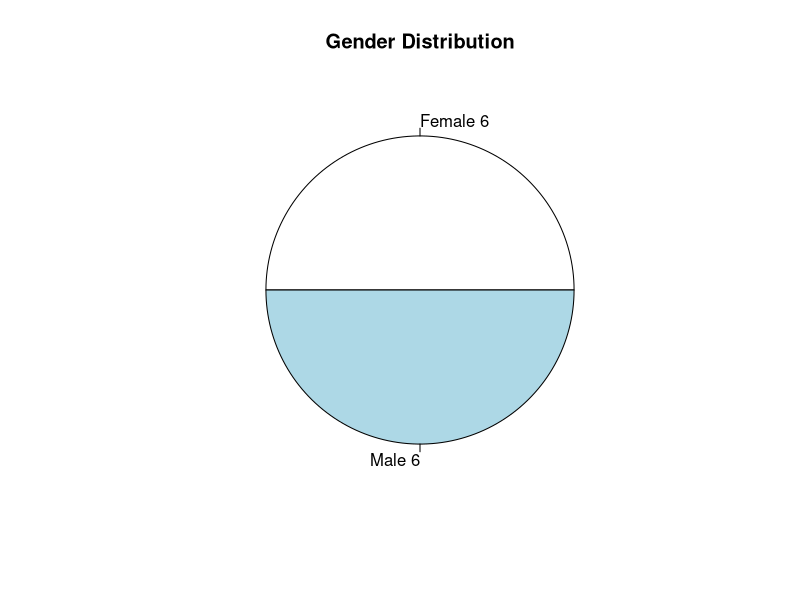
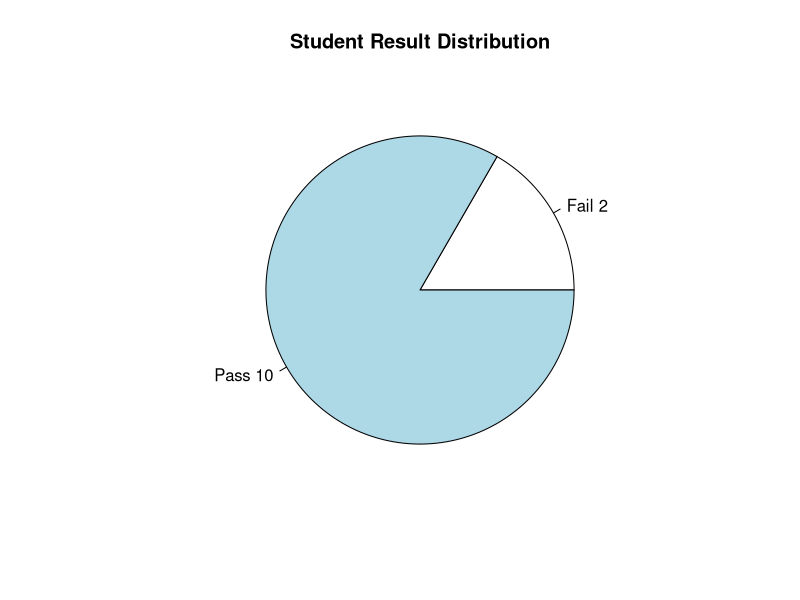
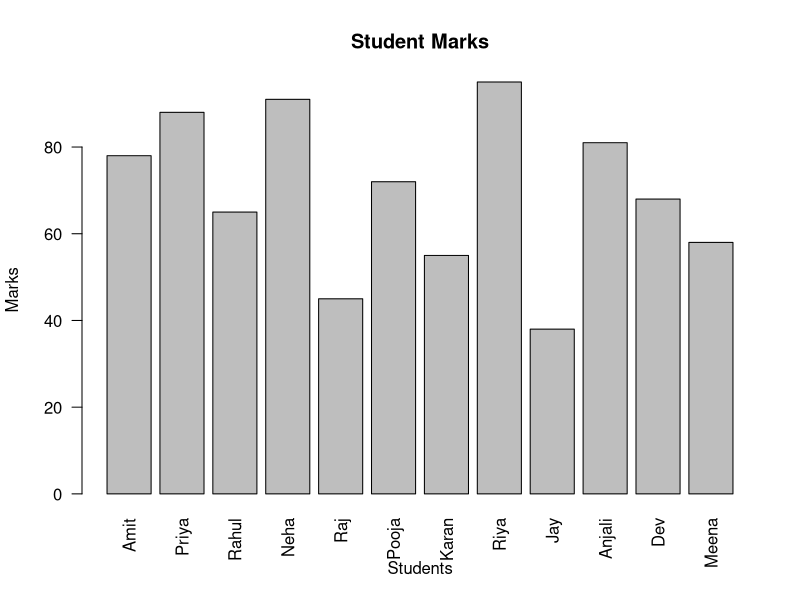
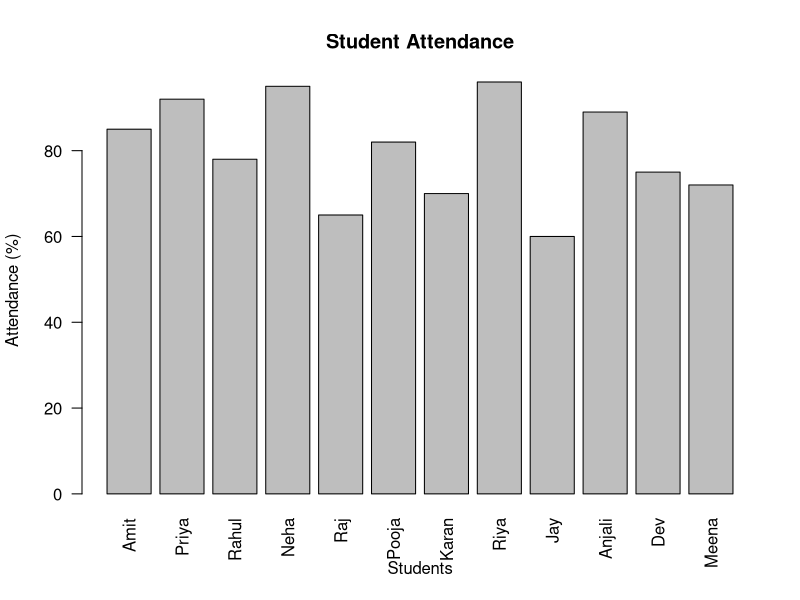
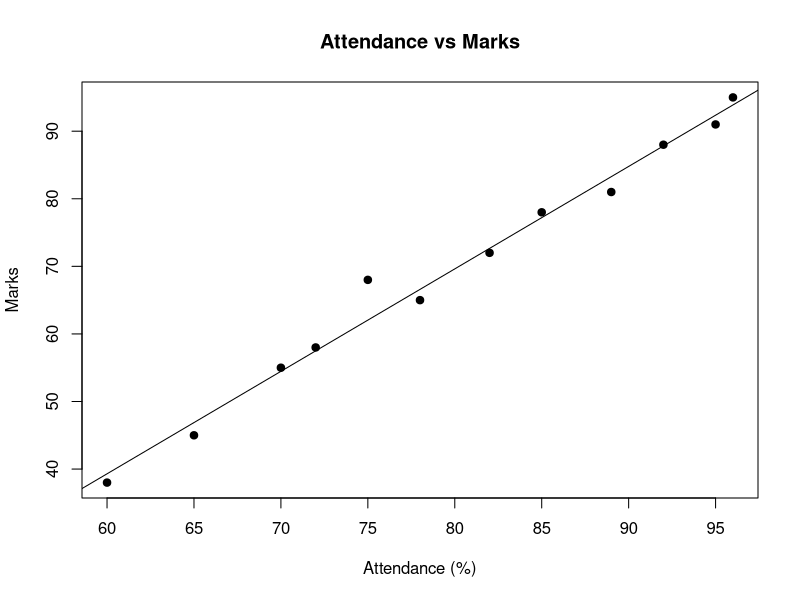

Reproduce these figures in R, in order.
## ---- chunk 1
knitr::opts_chunk$set(
  echo = TRUE,
  warning = FALSE,
  message = FALSE,
  fig.width = 7,
  fig.height = 5
)
## ---- chunk 2
student_data <- read.csv("student_data.csv", stringsAsFactors = FALSE)
student_data
## ---- chunk 3
str(student_data)
## ---- chunk 4
colSums(is.na(student_data))
## ---- chunk 5
sum(duplicated(student_data))
## ---- chunk 6
range(student_data$Age)
range(student_data$Marks)
range(student_data$Attendance)
unique(student_data$Gender)
unique(student_data$Result)
## ---- chunk 7
student_data <- student_data[
  !is.na(student_data$Student_ID) &
  !is.na(student_data$Marks) &
  !is.na(student_data$Attendance),
]

student_data$Gender <- trimws(student_data$Gender)
student_data$Result <- trimws(student_data$Result)

student_data
## ---- chunk 8
summary(student_data)
## ---- chunk 9
mean(student_data$Marks)
median(student_data$Marks)
var(student_data$Marks)
sd(student_data$Marks)
min(student_data$Marks)
max(student_data$Marks)
## ---- chunk 10
mean(student_data$Attendance)
median(student_data$Attendance)
sd(student_data$Attendance)
## ---- chunk 11
gender_count <- table(student_data$Gender)
gender_count
## ---- chunk 12
pie(
  gender_count,
  main = "Gender Distribution",
  labels = paste(names(gender_count), gender_count)
)
## ---- chunk 13
result_count <- table(student_data$Result)
result_count
## ---- chunk 14
pie(
  result_count,
  main = "Student Result Distribution",
  labels = paste(names(result_count), result_count)
)
## ---- chunk 15
barplot(
  student_data$Marks,
  names.arg = student_data$Name,
  main = "Student Marks",
  xlab = "Students",
  ylab = "Marks",
  las = 2
)
## ---- chunk 16
barplot(
  student_data$Attendance,
  names.arg = student_data$Name,
  main = "Student Attendance",
  xlab = "Students",
  ylab = "Attendance (%)",
  las = 2
)
## ---- chunk 17
cor(
  student_data$Attendance,
  student_data$Marks
)
## ---- chunk 18
plot(
  student_data$Attendance,
  student_data$Marks,
  main = "Attendance vs Marks",
  xlab = "Attendance (%)",
  ylab = "Marks",
  pch = 19
)
abline(lm(Marks ~ Attendance, data = student_data))
